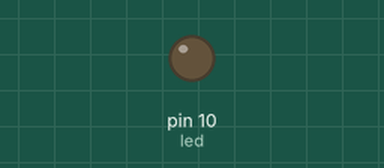
Simulated run of this sketch. Board: Arduino Uno, built with avr-gcc and run on an emulated ATmega328P. Parts: output pins drawn as LEDs (lit = HIGH).

Above: at 0.05 s.
At 6.45 s:
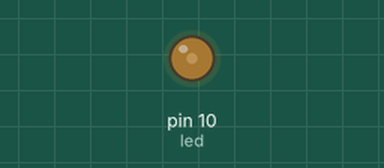
At 19.95 s:
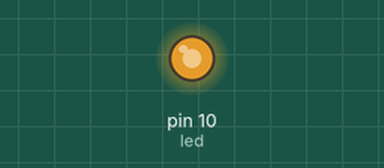
At 39.85 s:
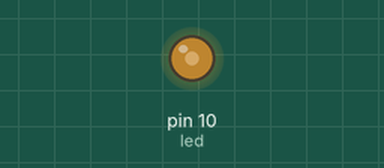
Timing chart, 0 to 40.0 s (numbered marks = the images above):
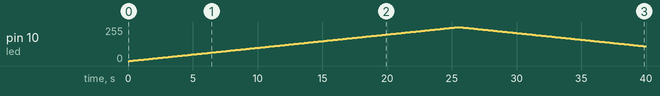

The sketch:

portas_analogicas.ino
```cpp
#define led 10
#define maximo 255
#define minimo 0
#define tmp 100

void setup() {
  // put your setup code here, to run once:
  pinMode(led, OUTPUT);
}

void loop() {
  for(int i = minimo; i < maximo; i++) {
    analogWrite(led, i);
    delay(tmp);
  }

  for(int i = maximo; i > minimo; i--) {
    analogWrite(led, i);
    delay(tmp);
  }
}
```

Measured:
- by itself, pin 10 (led): rises from 0/255 to 255/255 in 25.4 s, then falls to 111/255 in 14.4 s
